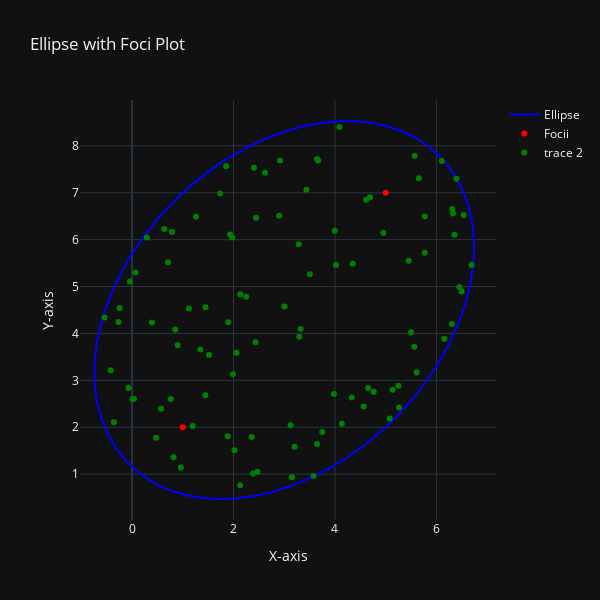

Notebook source saved alongside this figure:
### Code cell
plot_ellipse(x0, y0, a, b, phi, a1, b1, a2, b2, xs,ys)
